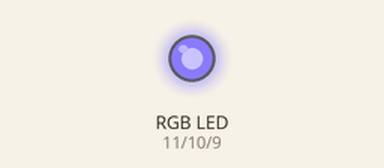
This sketch was run on a simulated Arduino Uno, built with avr-gcc and run on an emulated ATmega328P. On the bench: an RGB LED mixed from three pins (HIGH = lit).

Above: at 36.0 s.
Timing chart, 0 to 40.0 s (numbered marks = the images above):
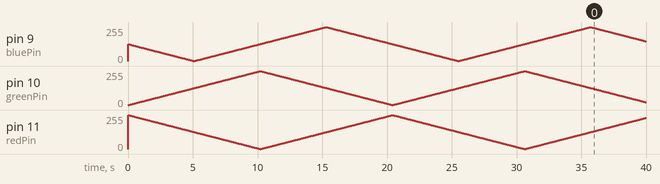

The sketch:

fading_RGB.ino
```cpp
int redPin= 11;
int greenPin =10;
int bluePin= 9;


//vars to hold the led color
int red=255;
int blue= 127;
int green=0;

//var to change the direction
int redDir=-1;
int greenDir=1;
int blueDir=-1;

void setup() {
  // put your setup code here, to run once:
pinMode(redPin, OUTPUT);
pinMode(greenPin, OUTPUT);
pinMode(bluePin, OUTPUT);

}

void loop() {
  // put your main code here, to run repeatedly:
analogWrite(redPin, red);
analogWrite(greenPin, green);
analogWrite(bluePin, blue);

//to change the LED values
 red+=redDir;
 green+=greenDir;
 blue+=blueDir;

//for the color to change the direction oce it reaches 0 or 255
if(red>=255 || red<=0){
 redDir*=-1;}

 if(green>=255 || green<=0){
  greenDir*=-1;}
  if(blue>=255 || blue<=0){
    blueDir*=-1;
}
delay(40);

}
```
